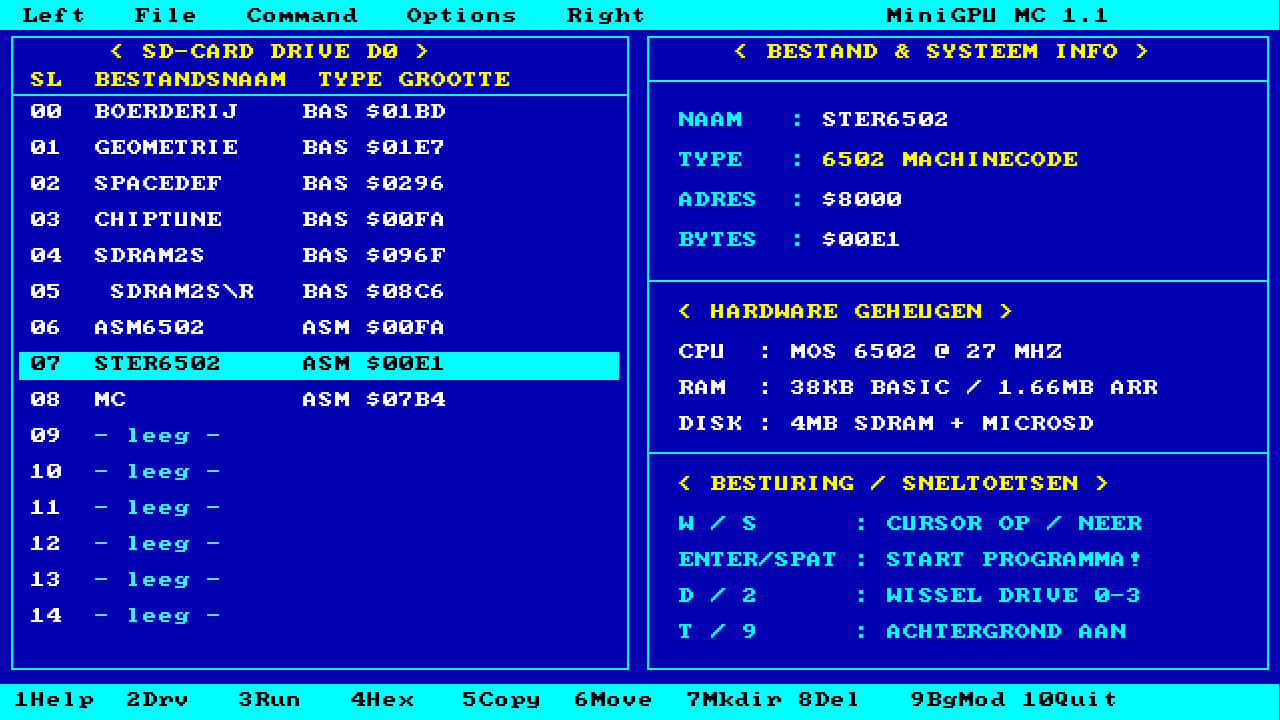
#> input picture hdmi_mc_back.png, 1280 x 720 px
$ python bg_loader.py hdmi_mc_back.png
#> lines starting #> are read from the running program, lines starting #| are printed output that depends on the picture
import math
import os
import sys
import time
import numpy as np
import cv2
import serial

BASE_DIR = os.path.dirname(os.path.abspath(__file__))


def rgb_to_332(r, g, b):
    """Convert 8-bit R, G, B (0..255) to 8-bit RGB332 (RRRGGGBB), avoiding 0xE3 transparent key."""
    r3 = min(7, max(0, int(r) >> 5))
    g3 = min(7, max(0, int(g) >> 5))
    b2 = min(3, max(0, int(b) >> 6))
    c = (r3 << 5) | (g3 << 2) | b2
    if c == 0xE3:
        c = 0xE2
    return c


# [306 lines left out: functions make_space_theme, make_cyber_theme, make_castle_theme, make_island_theme, make_farm_theme, not called in this run]


def make_image_tiles_theme(image_path):
    """Convert any image (.png/.jpg) into a 64-tile background + 64x64 tilemap using K-Means tile clustering!"""
#> called with image_path = 'hdmi_mc_back.png'
    img = cv2.imread(image_path)
#> img is the input picture: shape (720, 1280, 3); mean B, G, R 182.7, 43.4, 13.8
    if img is None:
        raise ValueError(f"Kan afbeelding niet openen: {image_path}")
    # Resize to 640x368 (40x23 tiles of 16x16) and tile to 1024x1024 (64x64 tiles)
    img_resized = cv2.resize(img, (640, 368), interpolation=cv2.INTER_AREA)
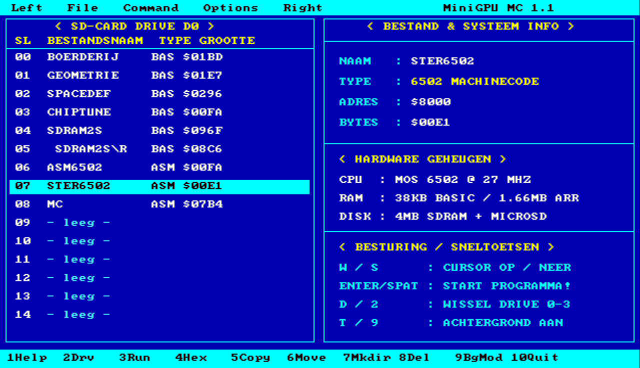
#> img_resized: shape (368, 640, 3); mean B, G, R 182.7, 43.4, 13.8
    canvas = np.zeros((1024, 1024, 3), dtype=np.uint8)
    for y in range(0, 1024, 368):
        for x in range(0, 1024, 640):
            h = min(368, 1024 - y)
            w = min(640, 1024 - x)
            canvas[y : y + h, x : x + w] = img_resized[:h, :w]
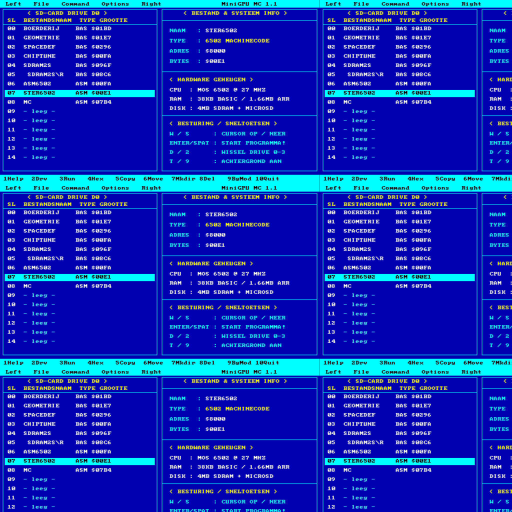
#> canvas: shape (1024, 1024, 3) (shown at 1/2 size); mean B, G, R 182.5, 42.6, 14.7

    # Extract 40x23 = 920 unique 16x16 blocks from the 640x368 image and cluster into 64 representative 16x16 tiles
    blocks = []
    for ty in range(23):
        for tx in range(40):
            patch = img_resized[ty * 16 : (ty + 1) * 16, tx * 16 : (tx + 1) * 16]
            blocks.append(patch.reshape(-1).astype(np.float32))
#> after the loop, blocks = 920 items
    blocks_np = np.array(blocks)
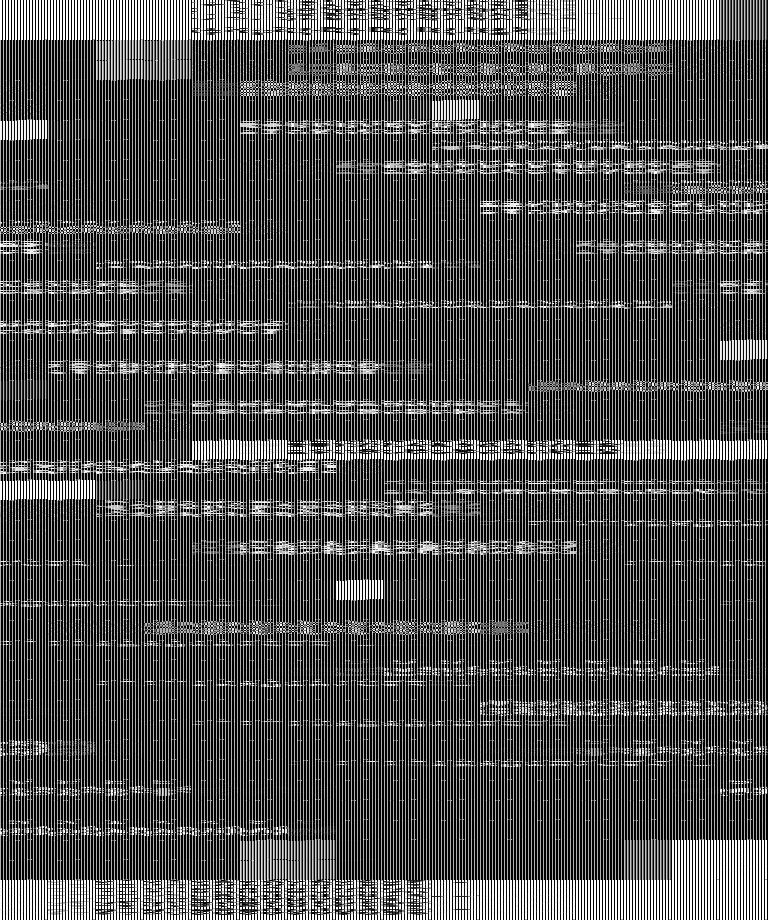
#> blocks_np: shape (920, 768) float32; min 0, max 255, mean 80

    criteria = (cv2.TERM_CRITERIA_EPS + cv2.TERM_CRITERIA_MAX_ITER, 15, 1.0)
    _, labels, centers = cv2.kmeans(blocks_np, 64, None, criteria, 3, cv2.KMEANS_PP_CENTERS)
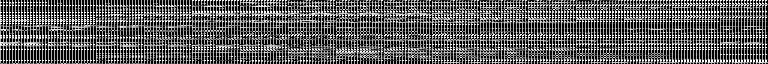
#> centers: shape (64, 768) float32; min 0, max 255, mean 95.5; drawn with min black and max white
#> labels = 920 values, max 63 at index 228, min 0 at index 441, mean 21.19

    tiles = [bytearray(256) for _ in range(64)]
#> tiles = 64 items
    for tid in range(64):
        patch = centers[tid].reshape((16, 16, 3))
        t = bytearray(256)
        for py in range(16):
            for px in range(16):
                b, g, r = patch[py, px]
                t[py * 16 + px] = rgb_to_332(r, g, b)
        tiles[tid] = t

    tilemap = bytearray(4096)
    for my in range(64):
        for mx in range(64):
            sy = my % 23
            sx = mx % 40
            tilemap[my * 64 + mx] = int(labels[sy * 40 + sx, 0])

    return tiles, tilemap


def upload_bg_to_fpga(ser, tiles, tilemap):
    """Stream 64 tiles (cmd 13) + 64x64 tilemap (cmd 14) via \x1bGPU mode, then restore \x1bTXT mode."""
    print("\n[ACHTERGROND] Schakelen naar Hardware GPU-stream en uploaden van 64 tiles + 64x64 tilemap...")
    # Enter GPU stream mode
    ser.write(b"\x1bGPU")
    time.sleep(0.04)

    # Clear SDRAM backbuffer (target 0) to transparent (0xE3) and wait 50ms for GPU rasterizer to finish!
    ser.write(bytes([12, 0, 1, 0xE3]))
    time.sleep(0.05)

    # Clear SDRAM frontbuffer (target 1) to transparent (0xE3) and wait 50ms so background layer shines through!
    ser.write(bytes([12, 1, 1, 0xE3]))
    time.sleep(0.05)

    # Reset scroll to (0, 0)
    ser.write(bytes([15, 0, 0, 0, 0]))
    time.sleep(0.02)

    # Upload 64 tiles (each: [13, tile_id, 256 bytes])
    for tid in range(64):
        pkt = bytes([13, tid]) + bytes(tiles[tid])
        ser.write(pkt)
        if tid % 8 == 7:
            print(f"\r  Tileset uploaden: {tid + 1}/64 tiles...", end="", flush=True)
    print()

    # Upload 64 tilemap rows (each: [14, row_id, 64 bytes])
    for row in range(64):
        pkt = bytes([14, row]) + bytes(tilemap[row * 64 : (row + 1) * 64])
        ser.write(pkt)
    print("  Tilemap (64x64) geupload!")

    time.sleep(0.05)
    # Return to normal MiniGPU-BASIC terminal mode and erase 'GPU' from BASIC input buffer with backspaces
    ser.write(b"\x1bTXT")
    time.sleep(0.03)
    for _ in range(4):
        ser.write(b"\x08")
        time.sleep(0.01)
    ser.read(4096)
    print("[ACHTERGROND] Nieuwe achtergrond is direct actief!\n")


# [29 lines left out: function upload_fullscreen_image, not called in this run]


THEMES = {
    "1": ("Space / Melkweg, Sterrennevel & Planeet (Donker & super leesbaar!)", make_space_theme),
    "2": ("Cyberpunk / Synthwave Neon Grid & Zonsondergang", make_cyber_theme),
    "3": ("Retro RPG Kasteel, Fakkels & Binnenplaats", make_castle_theme),
    "4": ("Tropisch Eiland & Koraalzee", make_island_theme),
    "5": ("Originele Boerderij Achtergrond", make_farm_theme),
}


# [22 lines left out: function interactive_bg_menu, not called in this run]


if __name__ == "__main__":
    port = "COM6"
    try:
        ser = serial.Serial(port, 115200, timeout=0.5)
    except Exception as e:
        print(f"Kan {port} niet openen (druk in basic_terminal.py op F6, of sluit basic_terminal.py eerst): {e}")
        sys.exit(1)

    try:
        if len(sys.argv) > 1:
            arg = sys.argv[1].lower()
            name_map = {"space": "1", "cyber": "2", "castle": "3", "island": "4", "farm": "5"}
            key = name_map.get(arg, arg)
            if key in THEMES:
                tiles, tilemap = THEMES[key][1]()
                upload_bg_to_fpga(ser, tiles, tilemap)
            elif os.path.exists(sys.argv[1]):
                if "--full" in sys.argv:
                    upload_fullscreen_image(ser, sys.argv[1])
                else:
                    tiles, tilemap = make_image_tiles_theme(sys.argv[1])
#> tiles = 64 items
                    upload_bg_to_fpga(ser, tiles, tilemap)
            else:
                interactive_bg_menu(ser)
        else:
            interactive_bg_menu(ser)
    finally:
        ser.close()

$ run again, on hdmi_mc_screen1.png
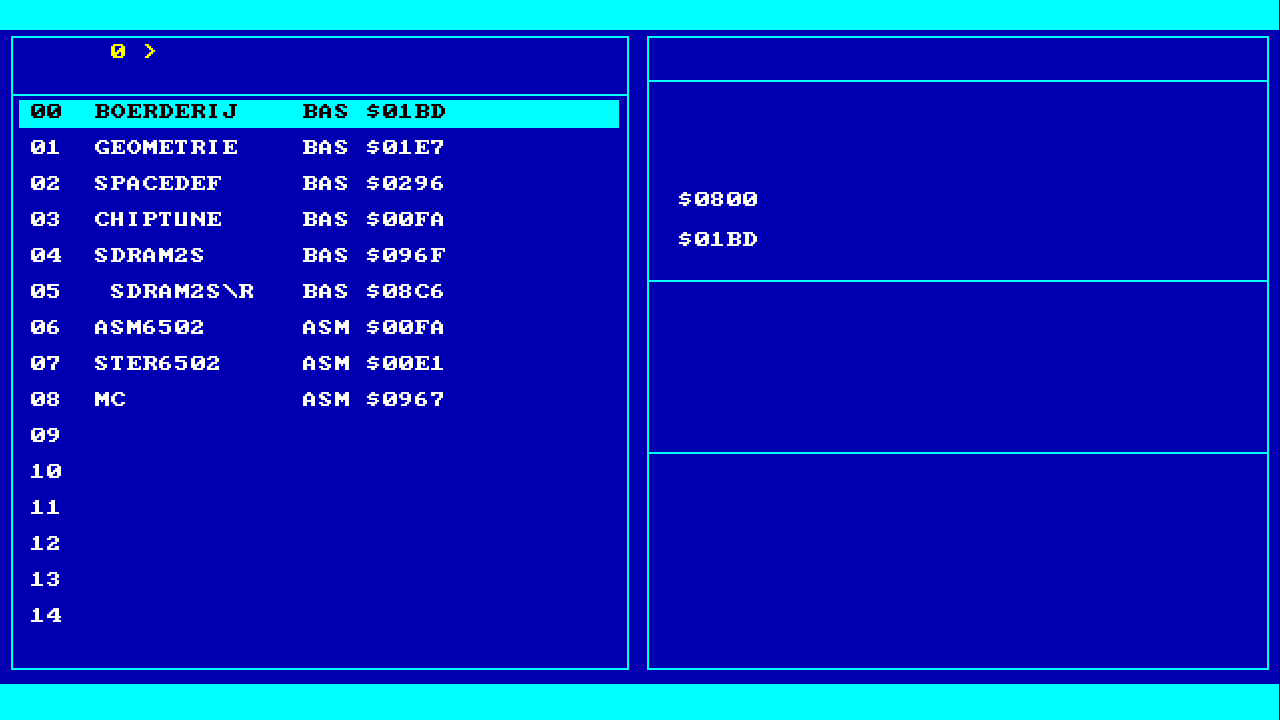
#> input picture hdmi_mc_screen1.png, 1280 x 720 px
#> in make_image_tiles_theme, img is the input picture: shape (720, 1280, 3); mean B, G, R 185.7, 36.6, 6.7
#> after the loop in make_image_tiles_theme, `for y in range(0, 1024, 368):`:
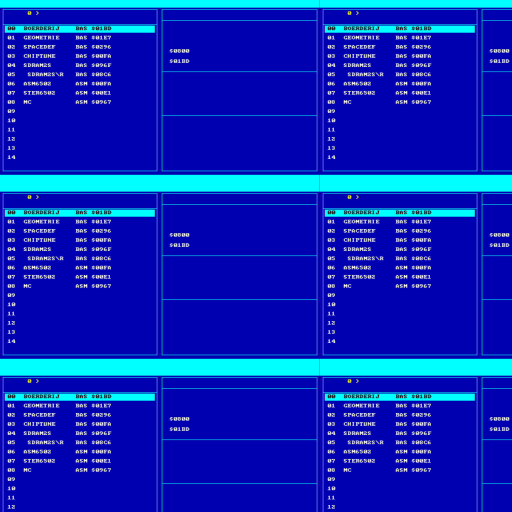
#> canvas: shape (1024, 1024, 3) (shown at 1/2 size); mean B, G, R 185.4, 36.9, 8.5
#> after the loop in make_image_tiles_theme, `for ty in range(23):`: blocks = 920 items
#> in make_image_tiles_theme, `_, labels, centers = cv2.kmeans(blocks_np, 64, None, criteria, 3, cv2...`:
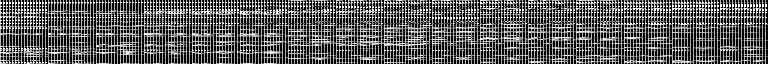
#> centers: shape (64, 768) float32; min 0, max 255, mean 93.7; drawn with min black and max white
#> labels = 920 values, max 63 at index 323, min 0 at index 303, mean 9.09
#> in make_image_tiles_theme, `tiles = [bytearray(256) for _ in range(64)]`: tiles = 64 items
